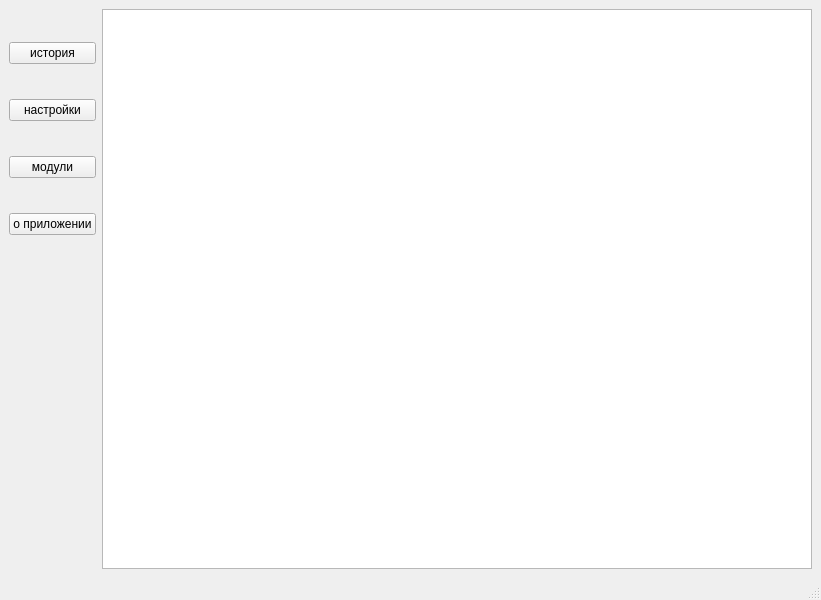
<?xml version="1.0" encoding="UTF-8"?>
<ui version="4.0">
 <class>MainWindow</class>
 <widget class="QMainWindow" name="MainWindow">
  <property name="geometry">
   <rect>
    <x>0</x>
    <y>0</y>
    <width>821</width>
    <height>600</height>
   </rect>
  </property>
  <property name="windowTitle">
   <string>MainWindow</string>
  </property>
  <widget class="QWidget" name="centralwidget">
   <layout class="QHBoxLayout" name="horizontalLayout">
    <item>
     <layout class="QVBoxLayout" name="verticalLayout">
      <property name="spacing">
       <number>2</number>
      </property>
      <property name="bottomMargin">
       <number>300</number>
      </property>
      <item>
       <widget class="QPushButton" name="Button_History">
        <property name="text">
         <string>история</string>
        </property>
       </widget>
      </item>
      <item>
       <widget class="QPushButton" name="ComboBox_Settings">
        <property name="text">
         <string>настройки</string>
        </property>
       </widget>
      </item>
      <item>
       <widget class="QPushButton" name="ButtonModules">
        <property name="text">
         <string>модули</string>
        </property>
       </widget>
      </item>
      <item>
       <widget class="QPushButton" name="Button_About">
        <property name="text">
         <string>о приложении</string>
        </property>
       </widget>
      </item>
     </layout>
    </item>
    <item>
     <widget class="QListWidget" name="listWidget"/>
    </item>
   </layout>
  </widget>
  <widget class="QStatusBar" name="statusbar"/>
 </widget>
 <resources/>
 <connections/>
</ui>
